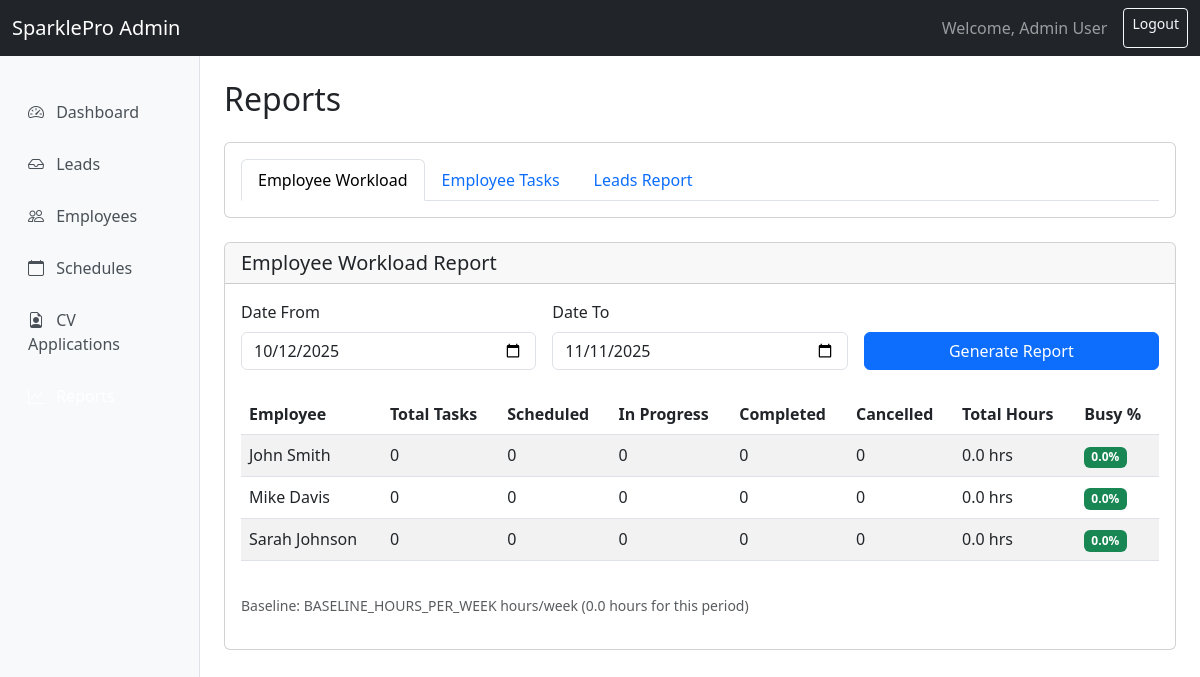
The page /admin/reports.php (signed in) on the database its author committed.
### tables this page shows
CREATE TABLE IF NOT EXISTS `employees` (
  `id` int(11) NOT NULL AUTO_INCREMENT,
  `name` varchar(255) NOT NULL,
  `email` varchar(255) NOT NULL,
  `phone` varchar(50) NOT NULL,
  `role` varchar(100) DEFAULT 'Cleaner',
  `active_status` tinyint(1) DEFAULT 1,
  `created_at` datetime DEFAULT CURRENT_TIMESTAMP,
  `updated_at` datetime DEFAULT CURRENT_TIMESTAMP ON UPDATE CURRENT_TIMESTAMP,
  PRIMARY KEY (`id`),
  KEY `active_status` (`active_status`)
);

### includes/db.php (called while the page is built, shortened)
<?php
class Database {
    private static $instance = null;
    private $pdo;
    private function __construct() {
        try {
            $dsn = "mysql:host=" . DB_HOST . ";port=" . DB_PORT . ";dbname=" . DB_NAME . ";charset=" . DB_CHARSET;
            $options = [
                PDO::ATTR_ERRMODE => PDO::ERRMODE_EXCEPTION,
                PDO::ATTR_DEFAULT_FETCH_MODE => PDO::FETCH_ASSOC,
                PDO::ATTR_EMULATE_PREPARES => false,
            ];
            $this->pdo = new PDO($dsn, DB_USER, DB_PASS, $options);
        } catch (PDOException $e) {
            error_log("Database connection failed: " . $e->getMessage());
            die("Database connection failed. Please check your configuration.");
        }
    }
    public static function getInstance() {
        if (self::$instance === null) {
            self::$instance = new self();
        }
        return self::$instance;
    }
    public function getConnection() {
        return $this->pdo;
    }
}
function getDB() {
    return Database::getInstance()->getConnection();
}

### models/Employee.php (called while the page is built, shortened)
<?php
require_once __DIR__ . '/../includes/db.php';
class Employee {
    private $db;
    public function __construct() {
        $this->db = getDB();
    }
    public function getAll($activeOnly = false) {
        $sql = "SELECT * FROM employees";
        if ($activeOnly) {
            $sql .= " WHERE active_status = 1";
        }
        $sql .= " ORDER BY name";
        $stmt = $this->db->query($sql);
        return $stmt->fetchAll();
    }
}

### models/Schedule.php (called while the page is built, shortened)
<?php
require_once __DIR__ . '/../includes/db.php';
class Schedule {
    private $db;
    public function __construct() {
        $this->db = getDB();
    }
    public function getEmployeeWorkload($employeeId, $dateFrom, $dateTo) {
        $stmt = $this->db->prepare("
            SELECT
                COUNT(*) as total_tasks,
                SUM(CASE WHEN status = 'Scheduled' THEN 1 ELSE 0 END) as scheduled_count,
                SUM(CASE WHEN status = 'In Progress' THEN 1 ELSE 0 END) as in_progress_count,
                SUM(CASE WHEN status = 'Completed' THEN 1 ELSE 0 END) as completed_count,
                SUM(CASE WHEN status = 'Cancelled' THEN 1 ELSE 0 END) as cancelled_count,
                SUM(TIMESTAMPDIFF(HOUR, CONCAT(job_date, ' ', start_time), CONCAT(job_date, ' ', end_time))) as total_hours
            FROM employee_schedules
            WHERE employee_id = ?
            AND job_date >= ?
            AND job_date <= ?
        ");
        $stmt->execute([$employeeId, $dateFrom, $dateTo]);
        return $stmt->fetch();
    }
}

### admin/reports.php (the view, shortened to what this page needs)
<?php
require_once __DIR__ . '/header.php';
require_once __DIR__ . '/../models/Employee.php';
require_once __DIR__ . '/../models/Schedule.php';
$employeeModel = new Employee();
$scheduleModel = new Schedule();
$employees = $employeeModel->getAll(true);
$dateFrom = $_GET['date_from'] ?? date('Y-m-d', strtotime('-30 days'));
$dateTo = $_GET['date_to'] ?? date('Y-m-d');
$reportType = $_GET['report'] ?? 'workload';
?>
<h1 class="h2 mb-4">Reports</h1>
<div class="card mb-4">
    <div class="card-body">
        <ul class="nav nav-tabs">
            <li class="nav-item">
                <a class="nav-link <?php echo $reportType === 'workload' ? 'active' : ''; ?>" href="?report=workload">Employee Workload</a>
            </li>
            <li class="nav-item">
                <a class="nav-link <?php echo $reportType === 'tasks' ? 'active' : ''; ?>" href="?report=tasks">Employee Tasks</a>
            </li>
            <li class="nav-item">
                <a class="nav-link <?php echo $reportType === 'leads' ? 'active' : ''; ?>" href="?report=leads">Leads Report</a>
            </li>
        </ul>
    </div>
</div>
<?php if ($reportType === 'workload'): ?>
<div class="card mb-4">
    <div class="card-header">
        <h5 class="mb-0">Employee Workload Report</h5>
    </div>
    <div class="card-body">
        <form method="GET" action="" class="mb-4">
            <div class="row g-3">
                <div class="col-md-4">
                    <label class="form-label">Date From</label>
                    <input type="date" name="date_from" class="form-control" value="<?php echo htmlspecialchars($dateFrom); ?>" required>
                </div>
                <div class="col-md-4">
                    <label class="form-label">Date To</label>
                    <input type="date" name="date_to" class="form-control" value="<?php echo htmlspecialchars($dateTo); ?>" required>
                </div>
                <div class="col-md-4">
                    <label class="form-label">&nbsp;</label>
                    <button type="submit" class="btn btn-primary w-100">Generate Report</button>
                </div>
            </div>
        </form>
        <div class="table-responsive">
            <table class="table table-striped">
                <thead>
                    <tr>
                        <th>Employee</th>
                        <th>Total Tasks</th>
                        <th>Scheduled</th>
                        <th>In Progress</th>
                        <th>Completed</th>
                        <th>Cancelled</th>
                        <th>Total Hours</th>
                        <th>Busy %</th>
                    </tr>
                </thead>
                <tbody>
                    <?php
                    $baselineHours = BASELINE_HOURS_PER_WEEK;
                    $daysInRange = (strtotime($dateTo) - strtotime($dateFrom)) / 86400 + 1;
                    $baselineHoursForRange = ($baselineHours / 7) * $daysInRange;
                    foreach ($employees as $employee):
                        $workload = $scheduleModel->getEmployeeWorkload($employee['id'], $dateFrom, $dateTo);
                        $totalHours = $workload['total_hours'] ?? 0;
                        $busyPercentage = $baselineHoursForRange > 0 ? ($totalHours / $baselineHoursForRange) * 100 : 0;
                    ?>
                    <tr>
                        <td><?php echo htmlspecialchars($employee['name']); ?></td>
                        <td><?php echo $workload['total_tasks'] ?? 0; ?></td>
                        <td><?php echo $workload['scheduled_count'] ?? 0; ?></td>
                        <td><?php echo $workload['in_progress_count'] ?? 0; ?></td>
                        <td><?php echo $workload['completed_count'] ?? 0; ?></td>
                        <td><?php echo $workload['cancelled_count'] ?? 0; ?></td>
                        <td><?php echo number_format($totalHours, 1); ?> hrs</td>
                        <td>
                            <span class="badge <?php echo $busyPercentage > 100 ? 'bg-danger' : ($busyPercentage > 80 ? 'bg-warning' : 'bg-success'); ?>">
                                <?php echo number_format($busyPercentage, 1); ?>%
                            </span>
                        </td>
                    </tr>
                    <?php endforeach; ?>
                </tbody>
            </table>
        </div>
        <p class="text-muted mt-3">
            <small>Baseline: <?php echo $baselineHours; ?> hours/week (<?php echo number_format($baselineHoursForRange, 1); ?> hours for this period)</small>
        </p>
    </div>
</div>
<?php endif; ?>
<?php require_once __DIR__ . '/footer.php'; ?>

### assets/css/admin.css (style rules this page uses)
.table-responsive { border-radius: 0.25rem; }
.card .card-body form { margin-bottom: 0; }
.badge { font-size: 0.75rem; padding: 0.4em 0.6em; }

### rows shown on the page
employees: name "John Smith", total_tasks "0", scheduled_count "0", in_progress_count "0", completed_count "0", cancelled_count "0", totalHours "0.0"
employees: name "Mike Davis", total_tasks "0", scheduled_count "0", in_progress_count "0", completed_count "0", cancelled_count "0", totalHours "0.0"
employees: name "Sarah Johnson", total_tasks "0", scheduled_count "0", in_progress_count "0", completed_count "0", cancelled_count "0", totalHours "0.0"

### other values the page prints
$adminName "Admin User"
$baselineHours "BASELINE_HOURS_PER_WEEK"
